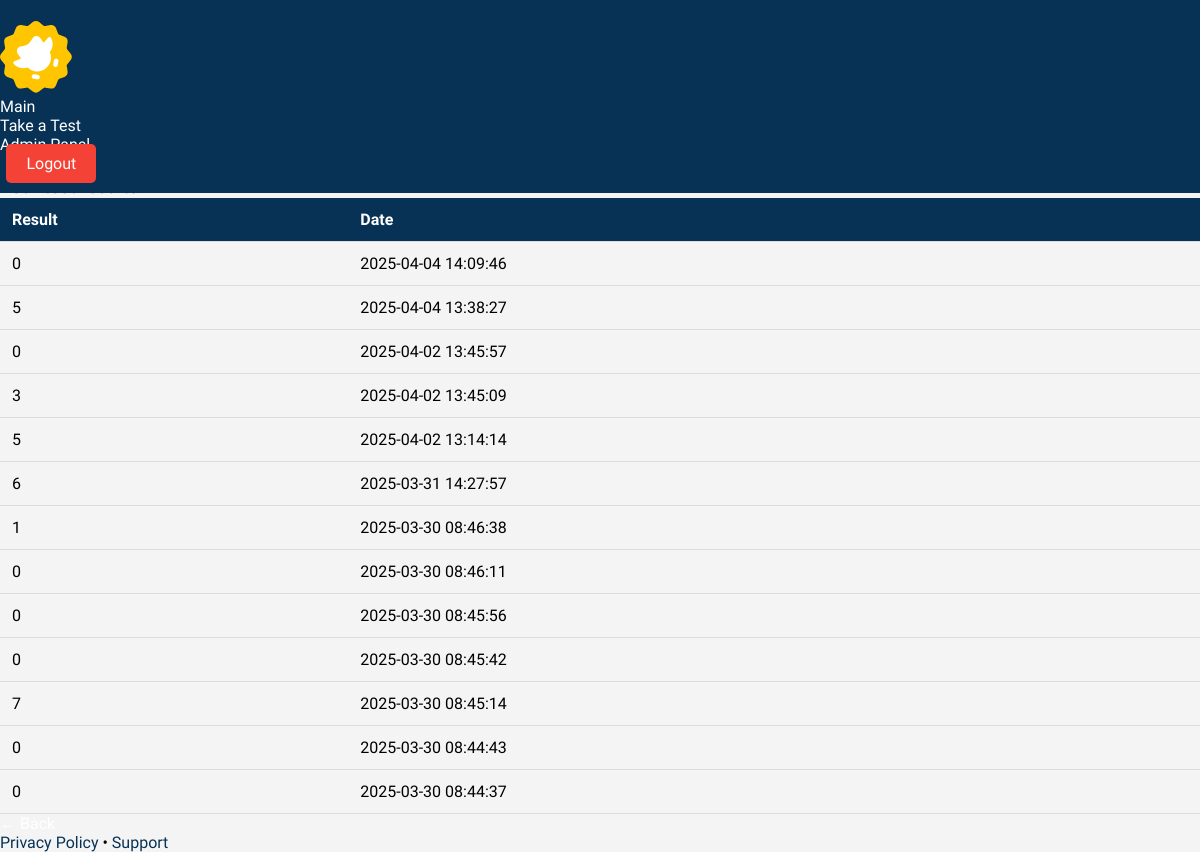
The app's page /profile (signed in), older data.
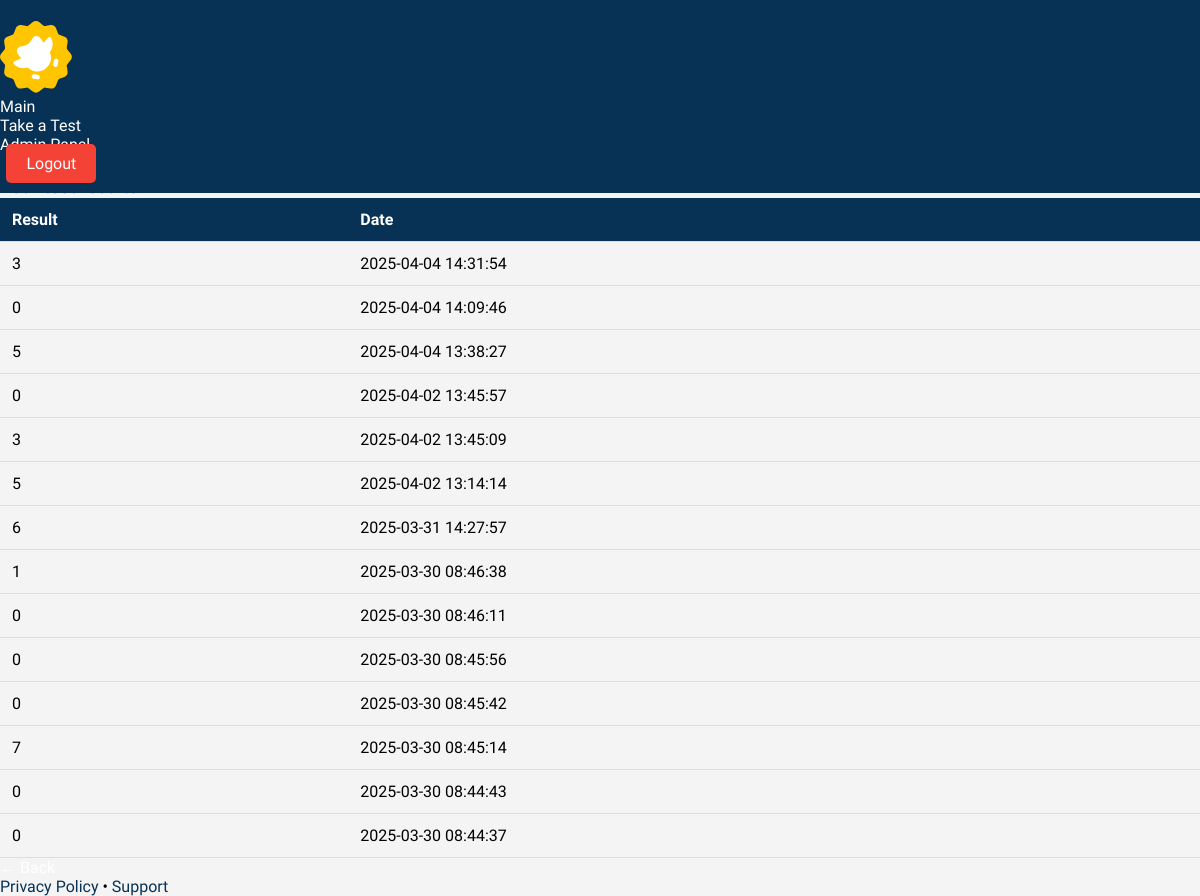
The same page, newer data.
### tables this page shows
CREATE TABLE results (
    id INTEGER PRIMARY KEY AUTOINCREMENT,
    user_id INTEGER NOT NULL,
    ball INTEGER NOT NULL,
    test_date TEXT NOT NULL,
    FOREIGN KEY (user_id) REFERENCES users(id)
);

### app.py (the view)
@app.route("/profile")
def profile():
    if "user_id" not in session:
        return redirect(url_for("login"))
    user_id = session["user_id"]
    conn = conn_databaza()
    cursor = conn.cursor()
    cursor.execute("SELECT * FROM results WHERE user_id = ? ORDER BY test_date DESC", (user_id,))
    results = cursor.fetchall()
    conn.close()
    return render_template("profile.html", results=results, first_name=session["first_name"], last_name=session["last_name"])

### app.py (called while the page is built)
def conn_databaza():
    conn = sqlite3.connect("users.db")
    conn.row_factory = sqlite3.Row
    return conn

### templates/profile.html (shortened to what this page needs)
<!DOCTYPE html>
<html lang="en">
<head>
    <link rel="stylesheet" href="https://cdn.jsdelivr.net/npm/@picocss/pico@1/css/pico.min.css">
    <link rel="stylesheet" href="/static/profile.css">
</head>
<body>
    <div class="header-wrapper">
        <nav class="container">
            <ul>
                <div class="logo1">
                    <img src="/static/images/duo.svg" alt="">
                </div>
            </ul>
            <ul>
                <li><a href="/">Main</a></li>
                <li><a href="/test-cover">Take a Test</a></li>
                <li><a href="/admin">Admin Panel</a></li>
                <li><a  class="logout-btn" href="/logout">Logout</a></li>
            </ul>
        </nav>
    </div>
    <main class="container">
        <section>
            <hgroup>
                <h2>User information</h2>
                <h3>Your profile information</h3>
            </hgroup>
            <p>Name: {{ first_name }}</p>
            <p>Surname: {{ last_name }}</p>
            <h3>Your test results:</h3>
            <table>
                <thead>
                    <tr>
                        <th>Result</th>
                        <th>Date</th>
                    </tr>
                </thead>
                <tbody>
                    {% for result in results %}
                    <tr>
                        <td>{{ result["ball"] }}</td>
                        <td>{{ result["test_date"] }}</td>
                    </tr>
                    {% endfor %}
                </tbody>
            </table>
            <a href="/" role="button">← Back</a>
        </section>
    </main>
    <footer class="container">
        <a href="#">Privacy Policy</a> • <a href="#">Support</a>
    </footer>
</body>
</html>

Row changes from the older to the newer data that the page shows:
added results: ball "3", test_date "2025-04-04 14:31:54"
